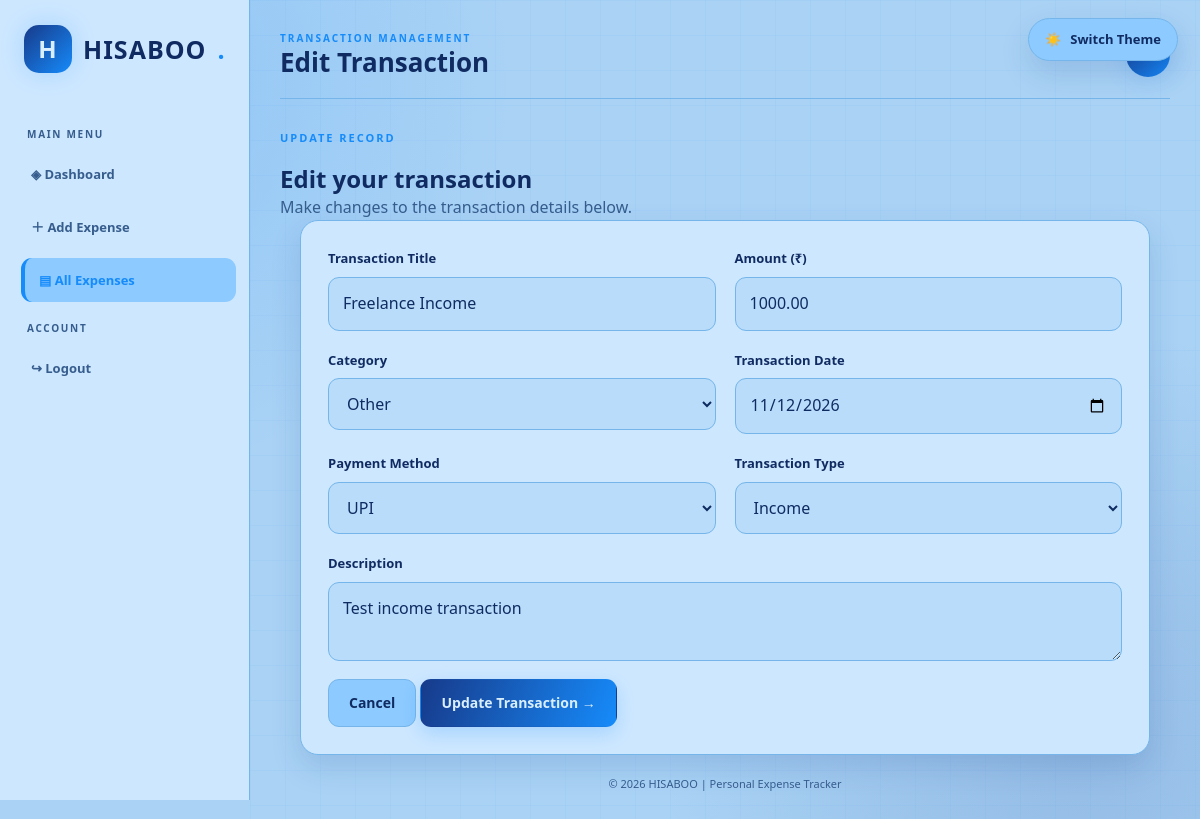
Page /edit_expense.php?id=3 (signed in) on the committed database.
### tables this page shows
CREATE TABLE `expenses` (
  `id` int(11) NOT NULL,
  `user_id` int(11) NOT NULL,
  `title` varchar(150) NOT NULL,
  `amount` decimal(10,2) NOT NULL,
  `category` varchar(50) NOT NULL,
  `expense_date` date NOT NULL,
  `description` text DEFAULT NULL,
  `created_at` timestamp NULL DEFAULT current_timestamp(),
  `payment_method` varchar(50) NOT NULL DEFAULT 'Other',
  `type` varchar(20) NOT NULL DEFAULT 'Expense'
);

### edit_expense.php (the view, shortened to what this page needs)
<?php
require_once "db.php";
$user_id = (int)$_SESSION['user_id'];
$categories = [
    "Food & Dining",
    "Transportation",
    "Shopping",
    "Entertainment",
    "Education",
    "Healthcare",
    "Utilities",
    "Other"
];
$payments = [
    "Cash",
    "UPI",
    "Debit Card",
    "Credit Card",
    "Net Banking"
];
$types = ["Expense", "Income"];
$id = 0;
if ($_SERVER["REQUEST_METHOD"] === "POST") {
    $id = (int)($_POST['id'] ?? 0);
} else {
    $id = (int)($_GET['id'] ?? 0);
}
$stmt = $conn->prepare("
    SELECT *
    FROM expenses
    WHERE id = ? AND user_id = ?
");
$stmt->bind_param("ii", $id, $user_id);
$stmt->execute();
$expense = $stmt->get_result()->fetch_assoc();
function clean($value) {
    return htmlspecialchars((string)$value, ENT_QUOTES, 'UTF-8');
}
?>
<!DOCTYPE html>
<html lang="en">
<head>
    <link rel="stylesheet" href="style.css">
</head>
<body>
<label for="theme-toggle" class="theme-switch">
    <span class="sun-icon">☀️</span>
    <span>Switch Theme</span>
</label>
<div class="app-layout">
    <aside class="sidebar">
        <a href="dashboard.php" class="brand-logo">
            <span class="logo-icon">H</span>
            HISABOO<span class="logo-dot">.</span>
        </a>
        <p class="sidebar-label">MAIN MENU</p>
        <nav class="side-nav">
            <a href="dashboard.php" class="side-link">
                ◈ Dashboard
            </a>
            <a href="add-expense.php" class="side-link">
                ＋ Add Expense
            </a>
            <a href="expenses.php" class="side-link active">
                ▤ All Expenses
            </a>
        </nav>
        <p class="sidebar-label">ACCOUNT</p>
        <nav class="side-nav">
            <a href="logout.php" class="side-link">
                ↪ Logout
            </a>
        </nav>
    </aside>
    <main class="main-content">
        <header class="topbar">
            <div>
                <p class="topbar-kicker">TRANSACTION MANAGEMENT</p>
                <h1>Edit Transaction</h1>
            </div>
            <div class="avatar">
            </div>
        </header>
        <section class="page-intro">
            <span class="welcome-label">UPDATE RECORD</span>
            <h2>Edit your transaction</h2>
            <p>
                Make changes to the transaction details below.
            </p>
        </section>
        <section class="form-panel">
            <form
                class="app-form"
                action="edit_expense.php?id=<?php echo $id; ?>"
                method="POST"
            >
                <div class="form-grid">
                    <div class="input-group">
                        <label for="title">Transaction Title</label>
                        <input
                            type="text"
                            id="title"
                            name="title"
                            class="field-control"
                            maxlength="150"
                            value="<?php echo clean($expense['title']); ?>"
                            required
                        >
                    </div>
                    <div class="input-group">
                        <label for="amount">Amount (₹)</label>
                        <input
                            type="number"
                            id="amount"
                            name="amount"
                            class="field-control"
                            min="0.01"
                            step="0.01"
                            value="<?php echo clean($expense['amount']); ?>"
                            required
                        >
                    </div>
                    <div class="input-group">
                        <label for="category">Category</label>
                        <select
                            id="category"
                            name="category"
                            class="field-control"
                            required
                        >
                            <?php foreach ($categories as $cat): ?>
                                <option
                                    value="<?php echo clean($cat); ?>"
                                    <?php echo ($expense['category'] === $cat) ? 'selected' : ''; ?>
                                >
                                    <?php echo clean($cat); ?>
                                </option>
                            <?php endforeach; ?>
                        </select>
                    </div>
                    <div class="input-group">
                        <label for="expense_date">Transaction Date</label>
                        <input
                            type="date"
                            id="expense_date"
                            name="expense_date"
                            class="field-control"
                            value="<?php echo clean($expense['expense_date']); ?>"
                            required
                        >
                    </div>
                    <div class="input-group">
                        <label for="payment_method">Payment Method</label>
                        <select
                            id="payment_method"
                            name="payment_method"
                            class="field-control"
                            required
                        >
                            <?php foreach ($payments as $method): ?>
                                <option
                                    value="<?php echo clean($method); ?>"
                                    <?php echo ($expense['payment_method'] === $method) ? 'selected' : ''; ?>
                                >
                                    <?php echo clean($method); ?>
                                </option>
                            <?php endforeach; ?>
                        </select>
                    </div>
                    <div class="input-group">
                        <label for="type">Transaction Type</label>
                        <select
                            id="type"
                            name="type"
                            class="field-control"
                            required
                        >
                            <?php foreach ($types as $transactionType): ?>
                                <option
                                    value="<?php echo clean($transactionType); ?>"
                                    <?php echo ($expense['type'] === $transactionType) ? 'selected' : ''; ?>
                                >
                                    <?php echo clean($transactionType); ?>
                                </option>
                            <?php endforeach; ?>
                        </select>
                    </div>
                    <div class="input-group full-width">
                        <label for="description">Description</label>
                        <textarea
                            id="description"
                            name="description"
                            class="field-control"
                            placeholder="Write a short description..."
                        ><?php echo clean($expense['description'] ?? ''); ?></textarea>
                    </div>
                </div>
                <div class="form-actions">
                    <a href="expenses.php" class="outline-btn">
                        Cancel
                    </a>
                    <button type="submit" class="primary-btn">
                        Update Transaction →
                    </button>
                </div>
            </form>
        </section>
        <footer class="page-footer">
            © 2026 HISABOO | Personal Expense Tracker
        </footer>
    </main>
</div>
</body>
</html>

### rows in the picture
expenses: title "Freelance Income", amount "1000.00", expense_date "11/12/2026", description "Test income transaction"

### other values in the picture
form field category "Other"
form field payment_method "UPI"
form field type "Income"
